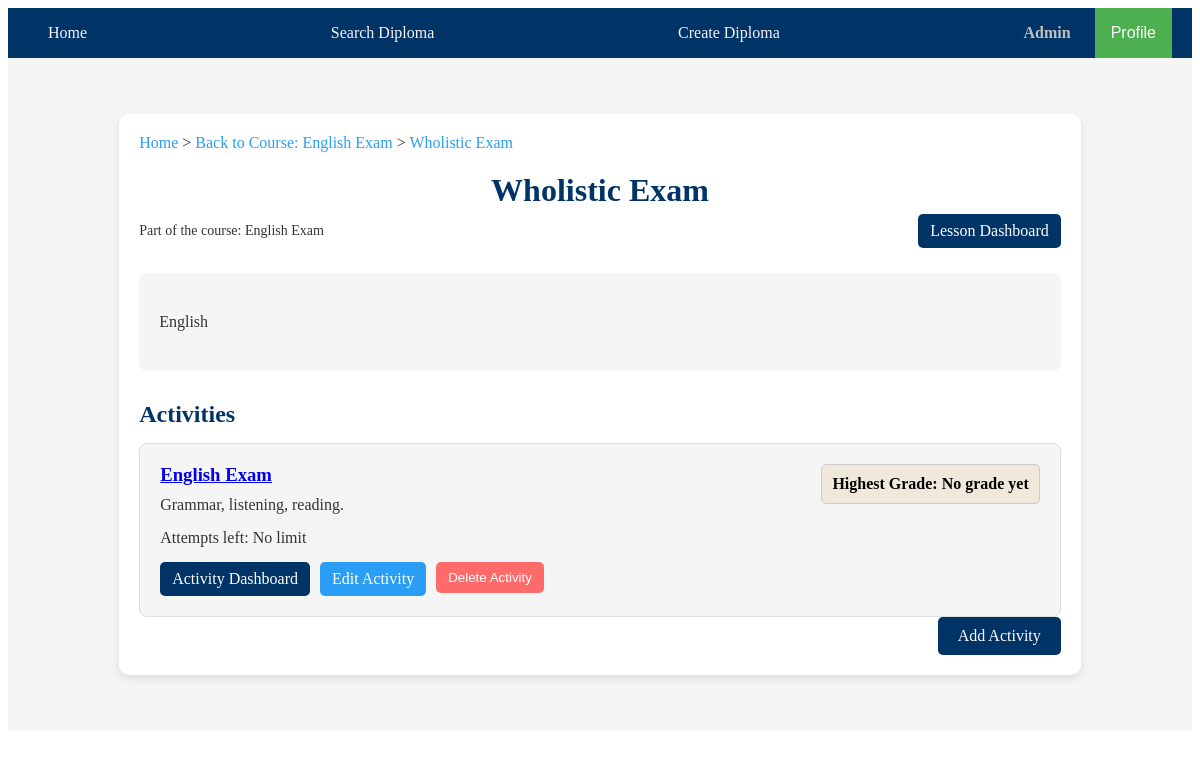
/lessons/1/ (signed in), run on the app's committed database.
### edu_core/models.py (models this page shows, shortened)
class CustomUser(AbstractUser):
    STUDENT = 'student'
    PROFESSOR = 'professor'
    MODERATOR = 'moderator'
    USER_TYPE_CHOICES = [
        (STUDENT, 'Student'),
        (PROFESSOR, 'Professor'),
        (MODERATOR, 'Moderator'),
    ]
    user_type = models.CharField(max_length=10, choices=USER_TYPE_CHOICES, default=STUDENT)

class Lesson(models.Model):
    course = models.ForeignKey(Course, on_delete=models.CASCADE, related_name='lessons')
    name = models.CharField(max_length=255)
    content = models.TextField()

class Course(models.Model):
    name = models.CharField(max_length=255)
    creation_date = models.DateField(auto_now_add=True)
    last_update_date = models.DateField(auto_now=True)
    author = models.ForeignKey(CustomUser, on_delete=models.SET_NULL, null=True, limit_choices_to={'user_type': CustomUser.PROFESSOR}, related_name='authored_courses')
    students = models.ManyToManyField(CustomUser, through='Registration', related_name='registered_courses')
    image_url = models.URLField(
        max_length=500, null=True, blank=True,
        help_text="Paste a URL to the course image",
        validators=[validate_trusted_url]
    )
    description = models.TextField(null=True, blank=True)
    is_public = models.BooleanField(default=True)  # New field for public visibility
    paused = models.BooleanField(default=False)

class Activity(models.Model):
    lesson = models.ForeignKey(Lesson, on_delete=models.CASCADE, related_name='activities')
    name = models.CharField(max_length=255)
    description = models.TextField(blank=True, null=True)
    start_date = models.DateField(blank=True, null=True)
    end_date = models.DateField(blank=True, null=True)
    questions = models.ManyToManyField(Question, through='ActivityQuestion', related_name='activity_set')
    FEEDBACK_VISIBILITY_CHOICES = [
        ('never', 'Never'),
        ('during', 'During Assessment'),
        ('end', 'End of Assessment'),
        ('always', 'Always')
    ]
    feedback_visibility = models.CharField(
        max_length=10,
        choices=FEEDBACK_VISIBILITY_CHOICES,
        default='never',
        help_text="Choose when to show feedback for all questions in this activity."
    )
    max_attempts = models.PositiveIntegerField(blank=True, null=True, default=1, help_text="Set the maximum number of attempts allowed.")
    unlimited_attempts = models.BooleanField(default=False, help_text="Allow unlimited attempts if checked.")

### edu_core/views/lesson_views.py (the view)
# urls.py: path('lessons/<int:lesson_id>/', lesson_view, name='lesson_view'),
@login_required
def lesson_view(request, lesson_id):
    lesson = get_object_or_404(Lesson, id=lesson_id)
    is_author_or_superuser = request.user == lesson.course.author or request.user.is_superuser
    activities_with_attempts = []
    for activity in lesson.activities.all():
        user_attempts = activity.attempts.filter(user=request.user).count()
        if activity.unlimited_attempts:
            attempts_left = "No limit"
        else:
            attempts_left = max(activity.max_attempts - user_attempts, 0)
            if attempts_left == 0:
                attempts_left = "No attempts left"
        highest_grade = Grade.objects.filter(activity=activity, student=request.user).aggregate(Max('score'))['score__max']
        activities_with_attempts.append({
            'activity': activity,
            'user_attempts': user_attempts,
            'max_attempts': activity.max_attempts,
            'unlimited_attempts': activity.unlimited_attempts,
            'attempts_left': attempts_left,
            'highest_grade': highest_grade
        })
    return render(request, 'edu_core/lesson/lesson_view.html', {
        'lesson': lesson,
        'activities_with_attempts': activities_with_attempts,
        'is_author_or_superuser': is_author_or_superuser
    })

### edu_core/templates/edu_core/lesson/lesson_view.html (shortened to what this page needs)
{% extends "edu_core/base.html" %}
{% load static %}
{% block content %}
<link rel="stylesheet" href="{% static 'edu_core/css/lesson_view.css' %}" type="text/css">
<div class="lesson-view-container">
    <nav class="breadcrumb-nav">
        <a href="{% url 'home' %}" class="breadcrumb">Home</a> &gt;
        <a href="{% url 'course_detail' lesson.course.id %}" class="breadcrumb">Back to Course: {{ lesson.course.name }}</a> &gt;
        <span class="breadcrumb current">{{ lesson.name }}</span>
    </nav>
    <header class="lesson-header">
        <h1>{{ lesson.name }}</h1>
        <div class="lesson-header-details">
            <p class="lesson-metadata">Part of the course: {{ lesson.course.name }}</p>
            {% if is_author_or_superuser %}
            <a href="{% url 'lesson_dashboard' lesson.id %}" class="btn btn-primary lesson-dashboard-button">Lesson Dashboard</a>
            {% endif %}
        </div>
    </header>
    <section class="lesson-content">
        <p>{{ lesson.content }}</p>
    </section>
    <section class="activities-section">
        <h2>Activities</h2>
        <div class="activities-list">
            {% for activity_data in activities_with_attempts %}
                {% with activity_data.activity as activity %}
                    <div class="activity-card">
                        <div class="highest-grade
                            {% if activity_data.highest_grade %}
                                {% if activity_data.highest_grade >= 80 %}
                                    green
                                {% elif activity_data.highest_grade >= 70 %}
                                    yellow
                                {% else %}
                                    red
                                {% endif %}
                            {% else %}
                                no-grade
                            {% endif %}
                        ">
                            <strong>Highest Grade:</strong>
                            {% if activity_data.highest_grade %}
                                {{ activity_data.highest_grade }}%
                            {% else %}
                                No grade yet
                            {% endif %}
                        </div>
                        <div class="activity-details">
                            <h3><a href="{% url 'activity_view' activity.id %}">{{ activity.name }}</a></h3>
                            <p>{{ activity.description }}</p>
                            <p class="attempts-info">
                                Attempts left: {{ activity_data.attempts_left }}
                            </p>
                            {% if is_author_or_superuser %}
                            <div class="activity-buttons">
                                <a href="{% url 'activity_dashboard' activity.id %}" class="btn btn-primary">Activity Dashboard</a>
                                <a href="{% url 'edit_activity' activity.id %}" class="btn btn-secondary">Edit Activity</a>
                                <form action="{% url 'delete_activity' activity.id %}" method="post" style="display:inline;">
                                    <button type="submit" class="btn btn-danger" onclick="return confirm('Are you sure you want to delete this activity?');">Delete Activity</button>
                                </form>
                            </div>
                            {% endif %}
                        </div>
                    </div>
                {% endwith %}
            {% empty %}
                <p class="no-activities">No activities found for this lesson.</p>
            {% endfor %}
        </div>
        {% if is_author_or_superuser %}
        <div class="add-activity-container">
            <a href="{% url 'activity_add' lesson.id %}" class="add-activity-button">Add Activity</a>
        </div>
        {% endif %}
    </section>
</div>
{% endblock %}

### edu_core/templates/edu_core/base.html (shortened to what this page needs)
<!DOCTYPE html>
<html lang="en">
<head>
    {% load static %}
    <link rel="stylesheet" href="{% static 'edu_core/css/base.css' %}">
    <link rel="stylesheet" href="https://cdnjs.cloudflare.com/ajax/libs/font-awesome/6.5.1/css/all.min.css">
</head>
<body>
    <header>
        <div class="navbar">
            <a href="{% url 'home' %}">Home</a>
            <a href="{% url 'diploma_search' %}">Search Diploma</a>
            {% if user.is_authenticated %}
                {% if user.user_type == 'professor' or user.user_type == 'moderator' or user.is_superuser %}
                    <a href="{% url 'create_diploma' %}">Create Diploma</a>
                {% endif %}
                <div class="profile-section">
                    <span class="username">{{ user.get_full_name|default:user.username }}</span>
                    <div class="dropdown">
                        <button class="dropbtn">Profile</button>
                    </div>
                </div>
            {% else %}
                <span class="login-prompt">Log in -></span>
                <a href="{% url 'signup' %}">Signup</a>
                <a href="{% url 'login' %}">Login</a>
            {% endif %}
        </div>
    </header>
    <main>
        {% block content %}{% endblock %}
    </main>
</body>
</html>

### edu_core/static/edu_core/css/base.css (style rules this page uses)
:root { --primary-color: #003366; --secondary-color-1: #ffffff; --secondary-color-2: #3fada8; --accent-color-1: #2a9df4; --accent-color-2: #ffd700; --neutral-color: #dddddd; --background-color: #ffffff; --text-color: #333333; --hover-bg-color: #e0e0e0; --hover-text-color: #003366; --shiny-silver: #c0c0c0; }
.navbar { background-color: var(--primary-color); overflow: visible; display: flex; justify-content: space-between; align-items: center; padding: 0 20px; position: relative; z-index: 10; }
.navbar a { display: block; color: var(--background-color); text-align: center; padding: 14px 20px; text-decoration: none; transition: background-color 0.3s ease-in-out, color 0.3s ease-in-out; }
.username { color: var(--shiny-silver); font-weight: bold; padding: 14px 20px; transition: color 0.3s ease-in-out; }
main { padding: 16px; background-color: var(--background-color); color: var(--text-color); position: relative; z-index: 1; }
.dropdown { position: relative; display: inline-block; }
.dropbtn { background-color: #4CAF50; color: white; padding: 16px; font-size: 16px; border: none; cursor: pointer; z-index: 20; }

### edu_core/static/edu_core/css/lesson_view.css (style rules this page uses)
:root { --primary-color: #003366; --secondary-color-1: #ffffff; --accent-color-1: #2a9df4; --accent-color-2: #ff6b6b; --text-color: #333; --background-color: #f5f5f5; --border-color: #ddd; --green-color: #28a745; --yellow-color: #ffd700; --red-color: #ff6b6b; --fade-duration: 2s; }
.lesson-view-container { width: 80%; margin: 40px auto; padding: 20px; background-color: var(--secondary-color-1); border-radius: 10px; box-shadow: 0 4px 8px rgba(0, 0, 0, 0.1); }
.breadcrumb-nav { margin-bottom: 20px; }
.breadcrumb { color: var(--accent-color-1); text-decoration: none; transition: color 0.3s ease; }
.lesson-header { text-align: center; margin-bottom: 20px; }
.lesson-header h1 { color: var(--primary-color); margin: 0; }
.lesson-header-details { display: flex; justify-content: space-between; align-items: center; margin-bottom: 20px; }
.lesson-dashboard-button { padding: 10px 20px; background-color: var(--accent-color-1); color: var(--secondary-color-1); border-radius: 5px; text-decoration: none; transition: background-color 0.3s ease; }
.lesson-metadata { color: var(--text-color); font-size: 14px; }
.lesson-content { padding: 20px; margin-bottom: 30px; background-color: var(--background-color); border-radius: 8px; line-height: 1.6; }
.activities-section { margin-top: 30px; }
.activities-section h2 { margin-bottom: 15px; color: var(--primary-color); }
.activities-list { display: flex; flex-direction: column; gap: 15px; }
.activity-card { padding: 20px; background-color: var(--background-color); border: 1px solid var(--border-color); border-radius: 8px; transition: box-shadow 0.3s ease, transform 0.2s; }
.activity-card h3 { margin-top: 0; margin-bottom: 10px; color: var(--primary-color); }
.activity-card p { margin: 0 0 15px 0; color: var(--text-color); }
.activity-buttons { display: flex; gap: 10px; }
.btn { padding: 8px 12px; border-radius: 5px; text-decoration: none; text-align: center; transition: background-color 0.3s ease, transform 0.2s; }
.btn-secondary { background-color: var(--accent-color-1); color: var(--secondary-color-1); }
.btn-danger { background-color: var(--accent-color-2); color: var(--secondary-color-1); border: none; cursor: pointer; }
.add-activity-container { text-align: right; }
.add-activity-button { display: inline-block; padding: 10px 20px; background-color: var(--primary-color); color: var(--secondary-color-1); border-radius: 5px; text-decoration: none; transition: background-color 0.3s ease, transform 0.2s; }
.btn-primary { background-color: var(--primary-color); color: var(--secondary-color-1); padding: 8px 12px; border-radius: 5px; text-decoration: none; border: none; cursor: pointer; transition: background-color 0.3s ease-in-out, transform 0.2s; }
.highest-grade { float: right; margin-left: 20px; padding: 10px; color: var(--secondary-color-1); border-radius: 5px; font-weight: bold; animation: fade-border var(--fade-duration) infinite alternate; }
.highest-grade.no-grade { background-color: #f0e8db; color: black; border: 1px solid #ccc; }

### data on the page
CustomUser: get_full_name "Admin"
Lesson: course.name "English Exam", name "Wholistic Exam", content "English"
Activity: activity.name "English Exam", activity.description "Grammar, listening, reading.", attempts_left "No limit"
